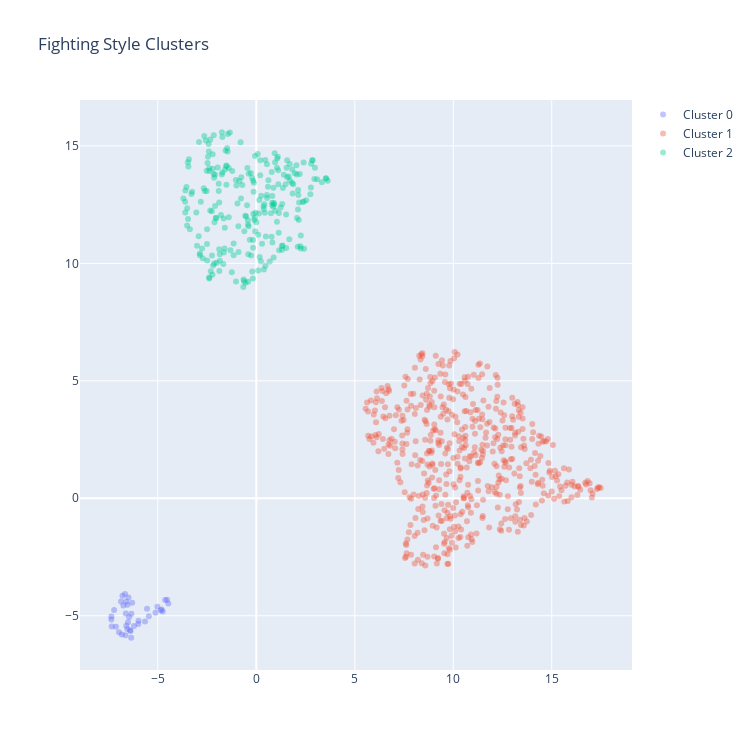

Notebook source saved alongside this figure:
### Code cell
ca = ClusterAnalysis(fighter_df.loc[fighter_df['weight_class'] == 'Middleweight'], n_neighbors=5, min_cluster_size=10, min_dist=0.5, metric='euclidean', cluster_dims=style_dims)
ca.run()

### Figure 1 — Plotly figure (JSON) as saved in the notebook; plotly's stock layout.template omitted (floating-point values rounded to 4 significant figures; data arrays with more than 128 entries replaced by an {"elided": "..."} marker saying what was removed)
{"data": [{"hovertext": ["Jared Cannonier", "Israel Adesanya", "Andre Petroski", "Dwight Grant", "Israel Adesanya", "Israel Adesanya", "Jared Cannonier", "Jared Cannonier", "Israel Adesanya", "Israel Adesanya", "Israel Adesanya", "Jared Cannonier", "Israel Adesanya", "Israel Adesanya", "Tamdan McCrory", "Oluwale Bamgbose", "Dylan Andrews", "Dricus Du Plessis", "Dricus Du Plessis", "Tresean Gore", "Tresean Gore", "Jared Cannonier", "Dricus Du Plessis", "Andre Petroski", "Andre Petroski", "Dricus Du Plessis", "KB Bhullar", "Jared Cannonier", "Israel Adesanya", "Jared Cannonier", "Israel Adesanya", "Israel Adesanya", "Jared Cannonier", "Israel Adesanya", "Oluwale Bamgbose", "Oluwale Bamgbose", "Tamdan McCrory", "Oluwale Bamgbose", "Tamdan McCrory"], "marker": {"opacity": 0.4, "size": 6}, "mode": "markers", "name": "Cluster 0", "text": ["Jared Cannonier", "Israel Adesanya", "Andre Petroski", "Dwight Grant", "Israel Adesanya", "Israel Adesanya", "Jared Cannonier", "Jared Cannonier", "Israel Adesanya", "Israel Adesanya", "Israel Adesanya", "Jared Cannonier", "Israel Adesanya", "Israel Adesanya", "Tamdan McCrory", "Oluwale Bamgbose", "Dylan Andrews", "Dricus Du Plessis", "Dricus Du Plessis", "Tresean Gore", "Tresean Gore", "Jared Cannonier", "Dricus Du Plessis", "Andre Petroski", "Andre Petroski", "Dricus Du Plessis", "KB Bhullar", "Jared Cannonier", "Israel Adesanya", "Jared Cannonier", "Israel Adesanya", "Israel Adesanya", "Jared Cannonier", "Israel Adesanya", "Oluwale Bamgbose", "Oluwale Bamgbose", "Tamdan McCrory", "Oluwale Bamgbose", "Tamdan McCrory"], "textfont": {"color": "black", "size": 10}, "textposition": "top center", "type": "scatter", "x": [-6.541, -6.209, -4.468, -6.303, -6.381, -5.991, -6.747, -6.341, -5.98, -6.353, -6.626, -7.217, -6.97, -7.359, -4.753, -5.652, -5.019, -6.456, -6.513, -6.794, -6.661, -6.87, -6.551, -4.625, -4.53, -6.41, -6.606, -7.341, -6.598, -7.126, -6.638, -6.824, -6.489, -7.357, -5.549, -5.116, -4.804, -5.454, -4.853], "y": [-4.527, -5.436, -4.478, -4.444, -5.652, -5.347, -4.56, -4.915, -5.211, -5.937, -4.909, -4.76, -5.703, -5.162, -4.821, -5.246, -4.612, -5.052, -5.273, -4.148, -4.07, -4.388, -5.564, -4.326, -4.318, -5.62, -4.394, -5.459, -5.421, -5.471, -5.835, -5.793, -4.219, -5.037, -4.7, -4.874, -4.736, -5.017, -4.763]}, {"hovertext": {"elided": "505 str values"}, "marker": {"opacity": 0.4, "size": 6}, "mode": "markers", "name": "Cluster 1", "text": {"elided": "505 str values"}, "textfont": {"color": "black", "size": 10}, "textposition": "top center", "type": "scatter", "x": {"elided": "505 float values"}, "y": {"elided": "505 float values"}}, {"hovertext": {"elided": "238 str values"}, "marker": {"opacity": 0.4, "size": 6}, "mode": "markers", "name": "Cluster 2", "text": {"elided": "238 str values"}, "textfont": {"color": "black", "size": 10}, "textposition": "top center", "type": "scatter", "x": {"elided": "238 float values"}, "y": {"elided": "238 float values"}}], "layout": {"height": 750, "showlegend": true, "title": {"text": "Fighting Style Clusters"}, "width": 750, "xaxis": {"autorange": true, "range": [-8.952, 19.07], "type": "linear"}, "yaxis": {"autorange": true, "range": [-7.309, 16.95], "type": "linear"}}}
